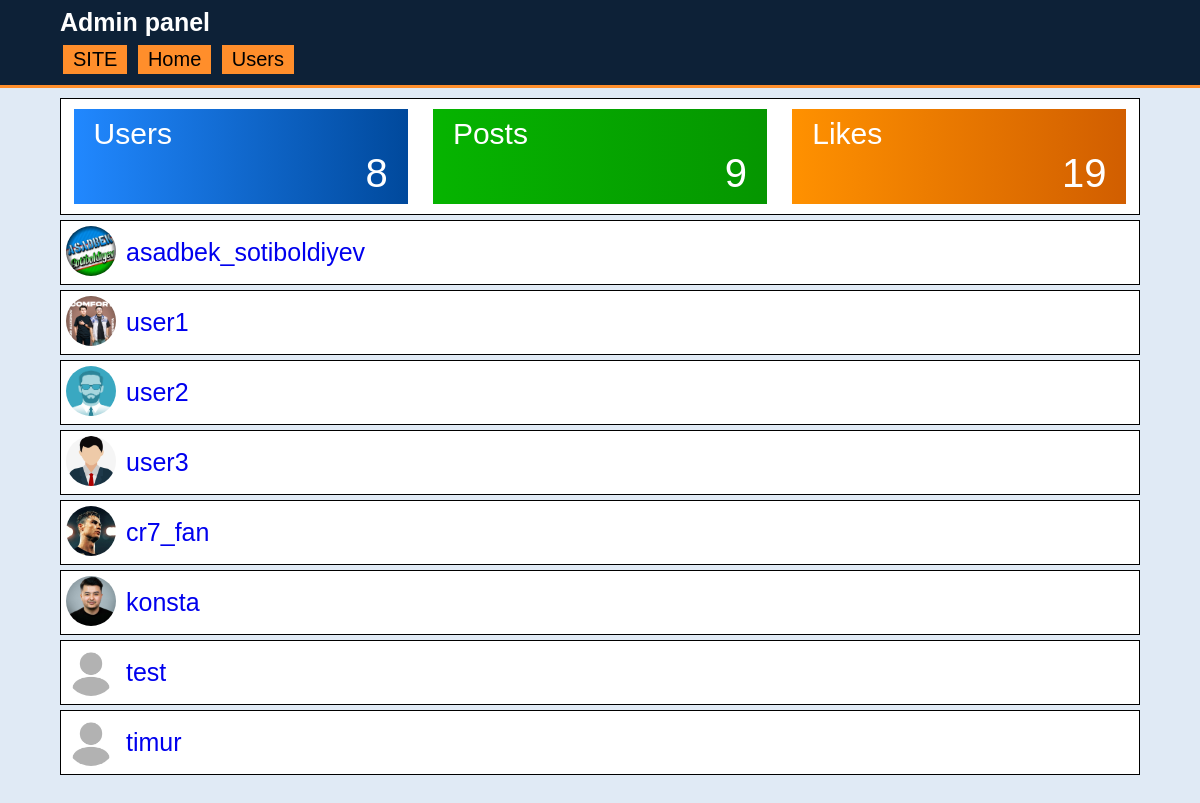
/admin/index.php (signed in), run on an earlier commit of the app's database.
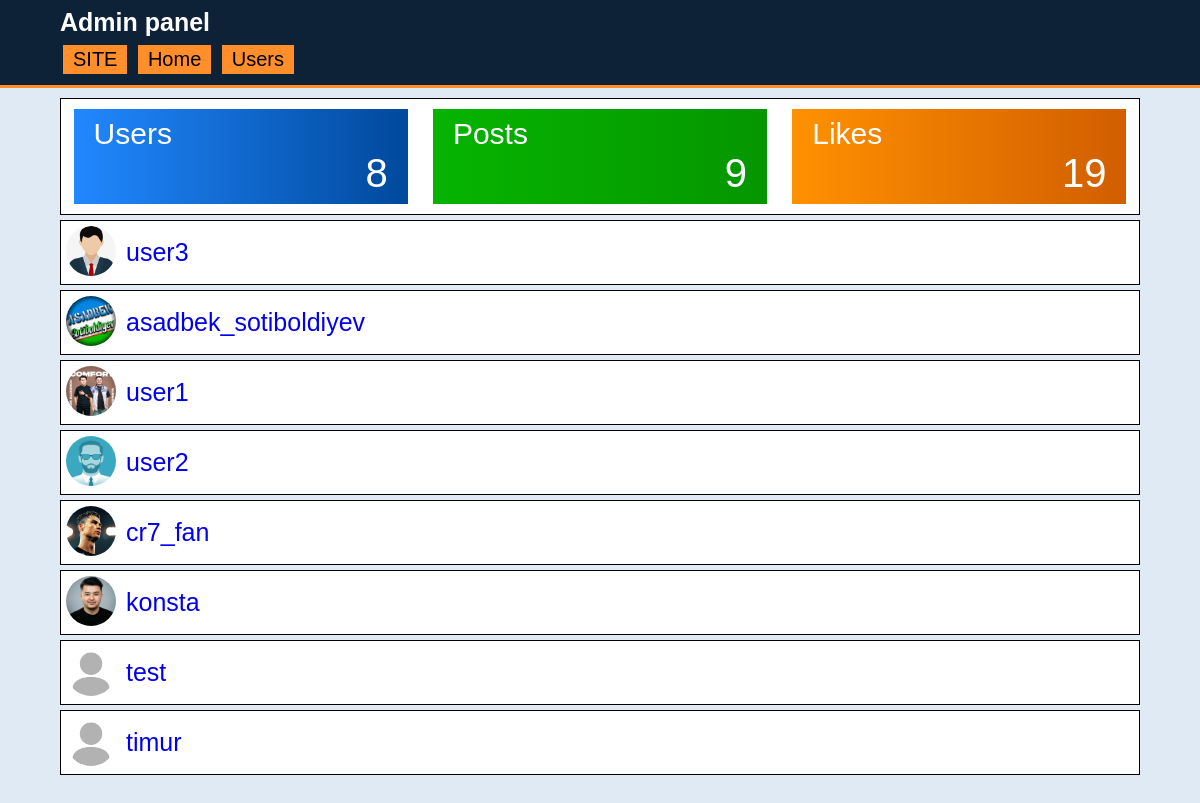
And on a later commit of the database.
### tables this page shows
CREATE TABLE "profiles" (
	"id"	INTEGER,
	"name"	TEXT NOT NULL,
	"username"	BLOB NOT NULL,
	"is_active"	INTEGER NOT NULL DEFAULT 0,
	"photo"	TEXT DEFAULT '/media/profile-img/default.jpg',
	"followers"	INTEGER DEFAULT 0,
	"posts"	INTEGER DEFAULT 0,
	"following"	INTEGER DEFAULT 0,
	"ban"	INTEGER DEFAULT 0,
	"last_login"	TEXT DEFAULT 0,
	PRIMARY KEY("id" AUTOINCREMENT)
);

### includes/db-functions/users.php (called while the page is built, shortened)
<?php
function get_user_by_id($id, $db){
	$user = $db->query("SELECT * FROM users WHERE id = '$id'")->fetch(PDO::FETCH_ASSOC);
	return $user;
}
function get_users_count($db){
	$query = $db->prepare("SELECT COUNT(*) FROM users");
	$query->execute();
	$result = $query->fetch(PDO::FETCH_ASSOC);
	return $result["COUNT(*)"];
}
function user_is_admin($user_id, $db){
	$user = get_user_by_id($user_id, $db);
	return ($user['admin'] == '1');
}
?>

### includes/db-functions/posts.php (called while the page is built, shortened)
<?php
function get_posts_count($db){
	$query = $db->prepare("SELECT COUNT(*) FROM posts");
	$query->execute();
	$result = $query->fetch(PDO::FETCH_ASSOC);
	return $result["COUNT(*)"];
}
?>

### includes/db-functions/likes.php (called while the page is built, shortened)
<?php
function get_likes_count($db){
	$query = $db->prepare("SELECT COUNT(*) FROM likes");
	$query->execute();
	$result = $query->fetch(PDO::FETCH_ASSOC);
	return $result["COUNT(*)"];
}
?>

### includes/db-functions/profiles.php (called while the page is built, shortened)
<?php
function get_profiles_last_login($db){
	$query = $db->prepare("SELECT * FROM profiles ORDER BY last_login DESC LIMIT 30");
	$query->execute();
	$result = $query->fetchAll(PDO::FETCH_ASSOC);
	return $result;
}
?>

### admin/index.php (the view, shortened to what this page needs)
<?php
$path = "../includes";
require "$path/database.php";
require "$path/db-functions/users.php";
$PROFILE = $_SESSION['profile'];
if(!user_is_admin($PROFILE['id'], $db)){
    require "$path/403.php";
}else{
    require "$path/db-functions/profiles.php";
    require "$path/db-functions/posts.php";
    require "$path/db-functions/likes.php";
    $last_logined_users = get_profiles_last_login($db);
?>
<!DOCTYPE html>
<html lang="en">
<head>
    <link rel="stylesheet" href="/static/style.css">
    <link rel="stylesheet" href="/static/admin.css">
</head>
<body>
    <header>
		<div class="container">
            <h2 id="afisha">
                <a>Admin panel</a>
            </h2>
            <nav>
                <a class="header-link" href="/">SITE</a>
                <a class="header-link" href="/admin">Home</a>
                <a class="header-link" href="/admin/users.php">Users</a>
            </nav>
		</div>
	</header>
    <div class="container">
        <div class="stat-cards">
            <div class="card blue">
                <p class="title">Users</p>
                <p class="result">
                    <?= get_users_count($db) ?>
                </p>
            </div>
            <div class="card green">
                <p class="title">Posts</p>
                <p class="result">
                    <?= get_posts_count($db) ?>
                </p>
            </div>
            <div class="card orange">
                <p class="title">Likes</p>
                <p class="result">
                    <?= get_likes_count($db) ?>
                </p>
            </div>
        </div>
        <div class="users-list">
            <?php foreach($last_logined_users as $user):?>
                <div class="card-user">
                    <img src="<?= $user['photo']?>">
                    <a href="/admin/user.php?username=<?= $user['username'] ?>">
                        <?= $user['username']?>
                    </a>
                </div>
            <?php endforeach ?>
        </div>
    </div>
</body>
</html>
<?php }?>

What changed in the data, as far as the page shows it:
changed profiles "user3": moves up the list
